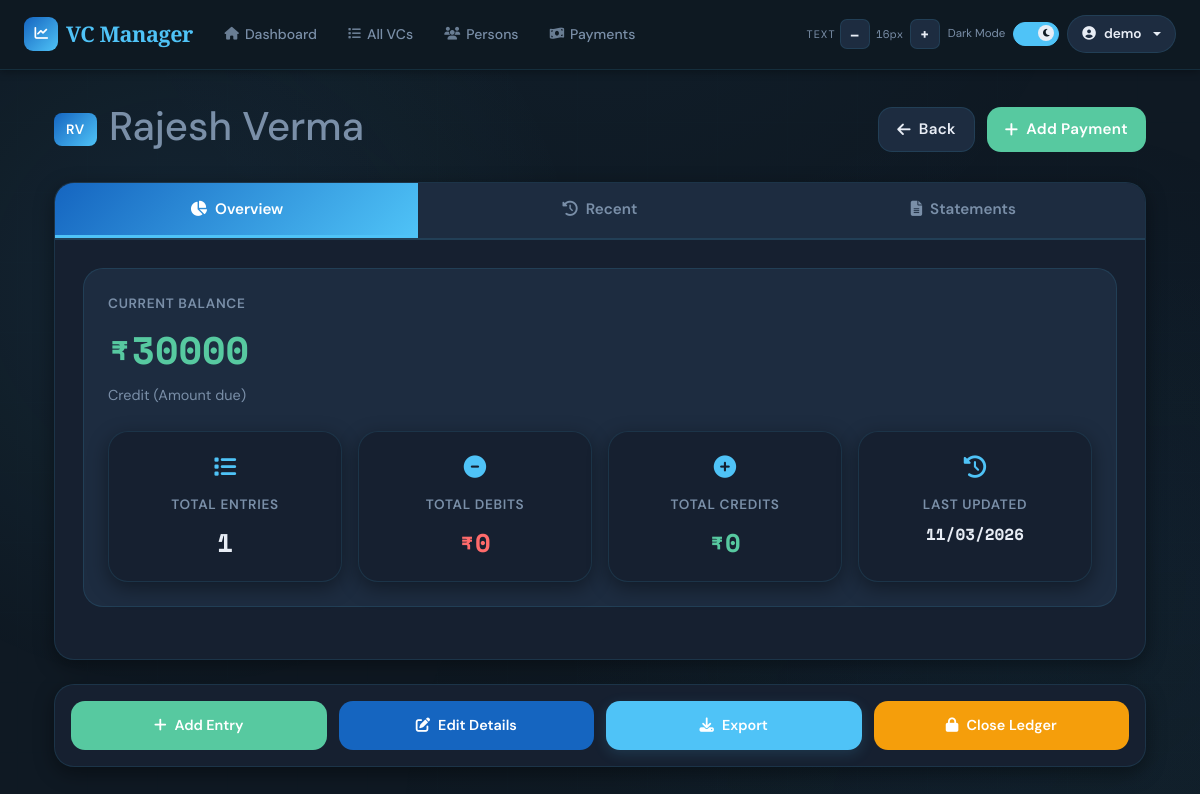
Before: /ledger/7 (signed in) with the older database file.
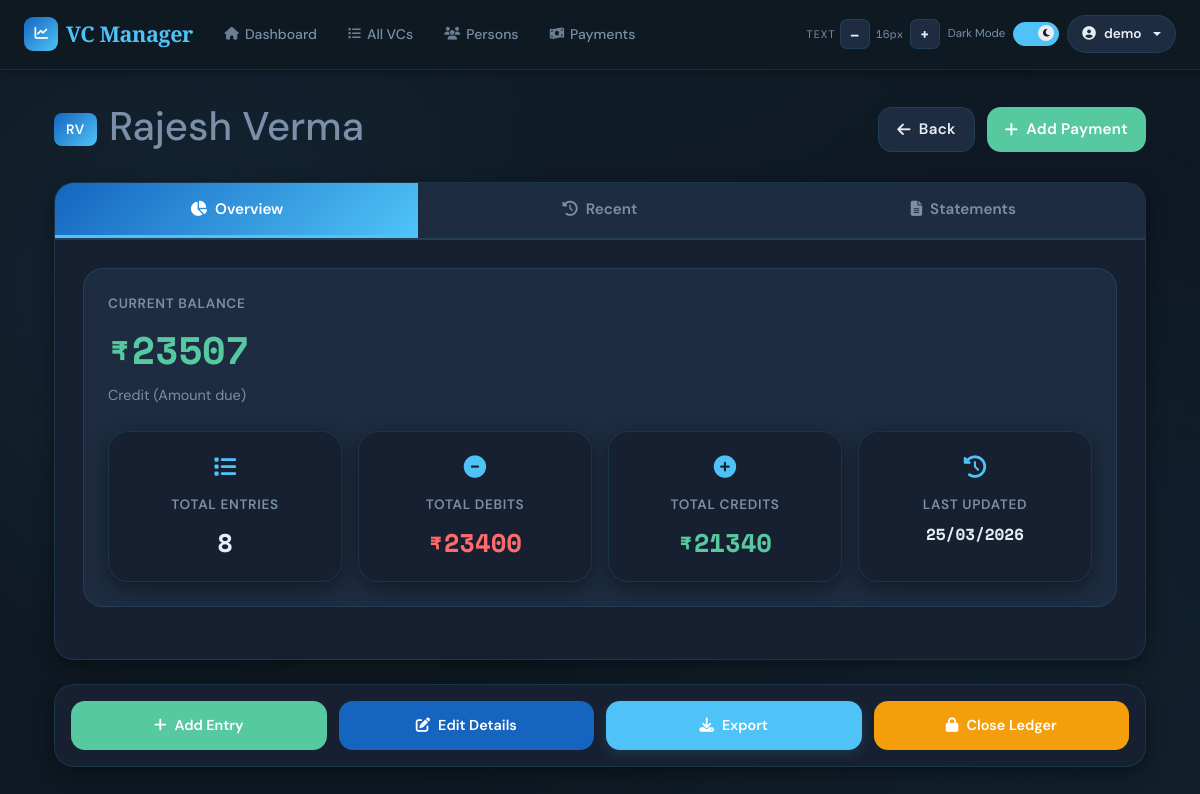
After: the same page with the newer database file.
### app/models/ledger.py (models this page shows)
class LedgerEntry(db.Model):
    __tablename__ = 'ledger_entries'
    id = db.Column(db.Integer, primary_key=True)
    person_id = db.Column(db.Integer, db.ForeignKey('persons.id'), nullable=True, index=True)
    vc_id = db.Column(db.Integer, db.ForeignKey('vcs.id'), nullable=True, index=True)
    date = db.Column(db.DateTime, nullable=False, default=datetime.utcnow)
    narration = db.Column(db.Text, nullable=False)
    debit = db.Column(db.Float, default=0)
    credit = db.Column(db.Float, default=0)
    balance = db.Column(db.Float, default=0)
    created_at = db.Column(db.DateTime, default=datetime.utcnow)
    vc = db.relationship('VC', foreign_keys=[vc_id], back_populates='ledger_entries', lazy=True)

### app/routes/ledger.py (the view)
@ledger_bp.route('/<int:person_id>')
@login_required
def person_ledger(person_id):
    person = Person.query.filter_by(id=person_id, user_id=current_user.id).first_or_404()
    vc_id = request.args.get('vc_id', type=int)
    from_date = request.args.get('from_date')
    to_date   = request.args.get('to_date')
    query = LedgerEntry.query.filter_by(person_id=person_id)
    if vc_id:
        query = query.filter(LedgerEntry.vc_id == vc_id)
    if from_date:
        query = query.filter(LedgerEntry.date >= datetime.strptime(from_date + ' 00:00:00', '%Y-%m-%d %H:%M:%S'))
    if to_date:
        query = query.filter(LedgerEntry.date <= datetime.strptime(to_date + ' 23:59:59', '%Y-%m-%d %H:%M:%S'))
    entries = query.order_by(LedgerEntry.date.desc()).all()
    entries = [e for e in entries if e is not None]
    return render_template('ledger/person.html', person=person, entries=entries)

### app/models/person.py (called while the page is built)
    @property
    def ledger_balance(self):
        entries = [e for e in self.ledger_entries if e is not None]
        if entries:
            last_entry = sorted(entries, key=lambda e: e.date, reverse=True)[0]
            return last_entry.balance if last_entry.balance is not None else (self.opening_balance or 0.0)
        return self.opening_balance or 0.0

### templates/ledger/person.html (shortened to what the changed rows need)
{% extends "base.html" %}
{% block content %}
<div class="container-fluid">
    <div class="page-header">
        <div>
            <div class="header-subtitle">
                <h1>{{ person.name }}</h1>
            </div>
        </div>
    </div>
    <div class="tabs-container">
        <div id="overview" class="tab-content active">
            <div class="account-summary">
                <div class="balance-display">
                    <div class="balance-label">Current Balance</div>
                    <div class="balance-value {{ 'positive' if person.ledger_balance >= 0 else 'negative' }}">
                        ₹{{ "%.0f"|format(person.ledger_balance) }}
                    </div>
                    <div class="balance-status">
                        {{ 'Credit (Amount due)' if person.ledger_balance >= 0 else 'Debit (Amount owed)' }}
                    </div>
                </div>
                <div class="stats-grid">
                    <div class="stat-card">
                        <div class="stat-icon"><i class="fas fa-list"></i></div>
                        <div class="stat-label">Total Entries</div>
                        <div class="stat-value">{{ entries|length }}</div>
                    </div>
                    <div class="stat-card">
                        <div class="stat-icon"><i class="fas fa-minus-circle"></i></div>
                        <div class="stat-label">Total Debits</div>
                        <div class="stat-value" style="color: var(--danger);">₹{{ "%.0f"|format(entries|selectattr('debit')|sum(attribute='debit') or 0) }}</div>
                    </div>
                    <div class="stat-card">
                        <div class="stat-icon"><i class="fas fa-plus-circle"></i></div>
                        <div class="stat-label">Total Credits</div>
                        <div class="stat-value" style="color: var(--success);">₹{{ "%.0f"|format(entries|selectattr('credit')|sum(attribute='credit') or 0) }}</div>
                    </div>
                    <div class="stat-card">
                        <div class="stat-icon"><i class="fas fa-history"></i></div>
                        <div class="stat-label">Last Updated</div>
                        <div class="stat-value" style="font-size: 1rem;">{{ entries[0].date.strftime('%d/%m/%Y') if entries else 'N/A' }}</div>
                    </div>
                </div>
            </div>
        </div>
    </div>
</div>
{% endblock %}

Changed rows visible on the page:
removed LedgerEntry: ledger_balance "30000", date+balance "Credit (Amount due)", date "11/03/2026"
added LedgerEntry: ledger_balance "23507", date.balance "Credit (Amount due)"
added LedgerEntry: date "25/03/2026"
Other visible differences:
{{ entries|length }}: "1" → "8"
{{ "%.0f"|format(entries|selectattr('debit')|sum(attribute='debit') or 0) }}: "0" → "23400"
text no longer shown: "0"
text now shown: "21340"
